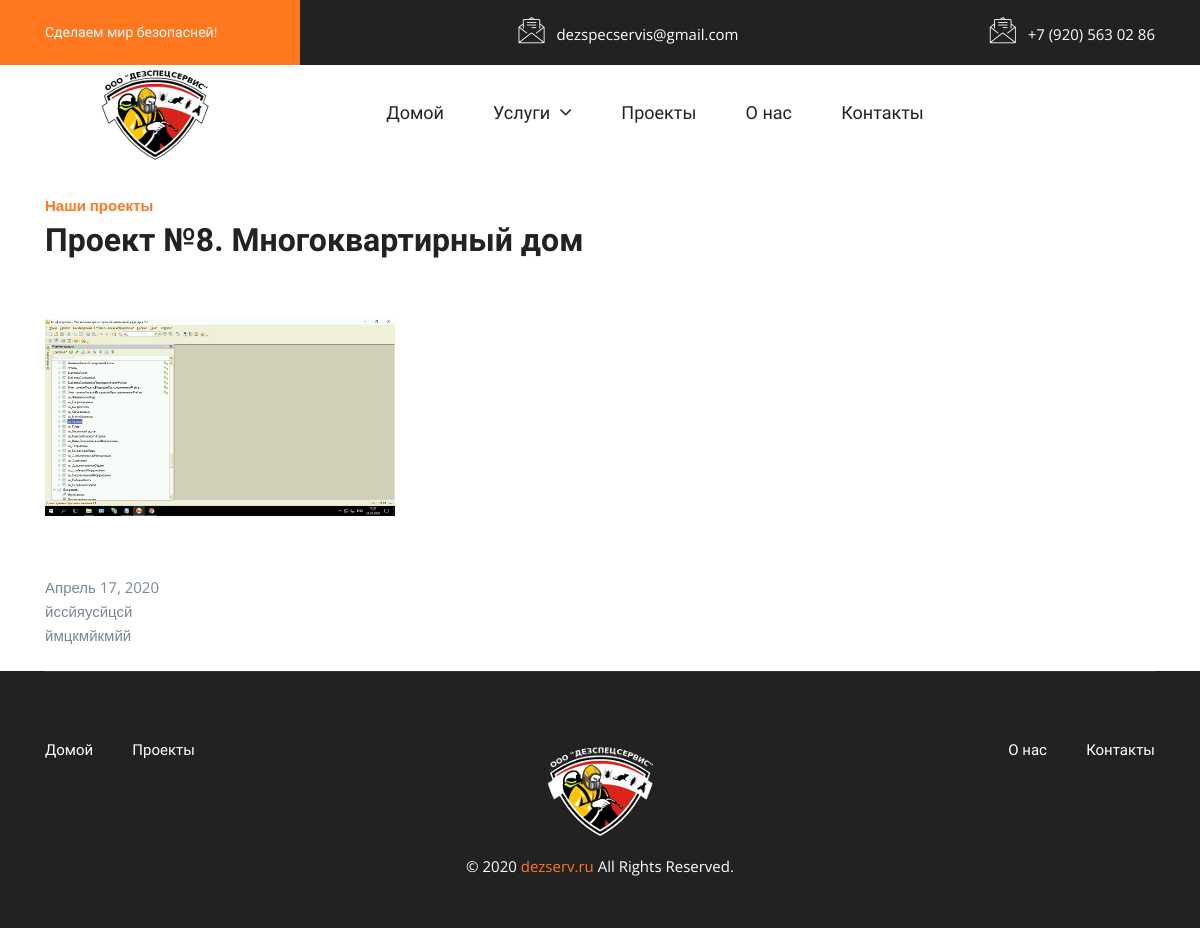
/projects/3575439971, run on the app's committed database.
### projectapp/models.py (models this page shows, shortened)
class Project(models.Model):
	pesticide 		= 'PS'
	disinfection 	= 'DF'
	pestcontrol 	= 'PC'
	aeration 		= 'AE'
	fumigation		= 'FU'
	SHOW_CHOICES = (
		(pesticide, 	'Дератизация'),
        (disinfection, 	'Дезинфекция'),
        (pestcontrol, 	'Дезинсекция'),
        (aeration, 		'Газация'),
        (fumigation, 	'Фумигация'),
    )
	slug 					= models.SlugField(max_length=36, verbose_name='Url', blank=True, db_index=True)
	title 					= models.CharField(max_length=255, verbose_name="Заголовок", null=True)
	description 			= models.TextField(verbose_name="Описание", null=True)
	date_of_completion 		= models.DateField(verbose_name="Дата исполнения", null=True)
	category	 			= models.CharField(max_length=2, verbose_name="Категория услуги", choices=SHOW_CHOICES, default=pesticide)
	class Meta:
		verbose_name 		= 'Проект'
		verbose_name_plural = 'Проекты'

class Picture(models.Model):
	title 					= models.CharField(max_length=150, verbose_name='Наименование', blank=True)
	slug 					= models.SlugField(max_length=36, verbose_name='Url', blank=True, db_index=True)
	project					= models.ForeignKey('Project', verbose_name='Проект', on_delete=models.CASCADE)
	images					= models.ImageField(upload_to=get_image_name, verbose_name='Изображение 370x220', default=None, null=True, blank=True)
	main_image				= models.BooleanField(verbose_name='Основная картинка', default=False)
	class Meta:
		verbose_name 		= 'Картинка'
		verbose_name_plural = 'Картинки'

### projectapp/views.py (the view)
# urls.py: path('projects/<str:slug>', show_project, 		name='show_project'),
def show_project(request, slug):
	project = Project.objects.filter(slug=slug).first()
	images 	= Picture.objects.filter(project=project)
	context = {
        'project': 		project,
        'images': 		images,
     }
	return render(request, 'projectapp/project.html', context)

### projectapp/templates/projectapp/project.html
{% extends 'base.html' %}
{% load static %}
{% block content %}
    <section class="blog-page pt-115">
        <div class="container">
            <div class="row align-items-end">
                <div class="col-md-8 col-sm-7">
                    <div class="bdrop-section-title pb-30">
                        <h6 class="sub-titler">Наши проекты</h6>
                        <h3 class="main-title">{{ project.title }}</h3>
                    </div>
                </div>
            </div>
            <div class="row">
            	{% for image in images %}
            	<div class="col-lg-4 col-md-6">
            		<div class="bdrop-single-news mt-30">
            			<div class="bdrop-news-image">
            				<img src="{{ image.images.url }}" alt="">
            			</div>
            		</div>
            	</div>
            	{% endfor %}
            </div>
            <br>
            <div class="row">
            	<div class="col-lg-12">
            		<div class="blog-details-content pt-35">
            			<p class="news-date">{{ project.date_of_completion }}</p>
            			<p class="text">{{ project.description | linebreaks }}</p>
            		</div>
            	</div>
            </div>
        </div>
    </section>
{% endblock %}

### static/css/default.css (style rules this page uses)
.mt-30 { margin-top: 30px; }
.pt-35 { padding-top: 35px; }
.pt-115 { padding-top: 115px; }
.pb-30 { padding-bottom: 30px; }

### data on the page
Project: title "Проект №8. Многоквартирный дом", date_of_completion "Апрель 17, 2020", description "йссйяусйцсй ймцкмйкмйй"
Picture: images (picture)
